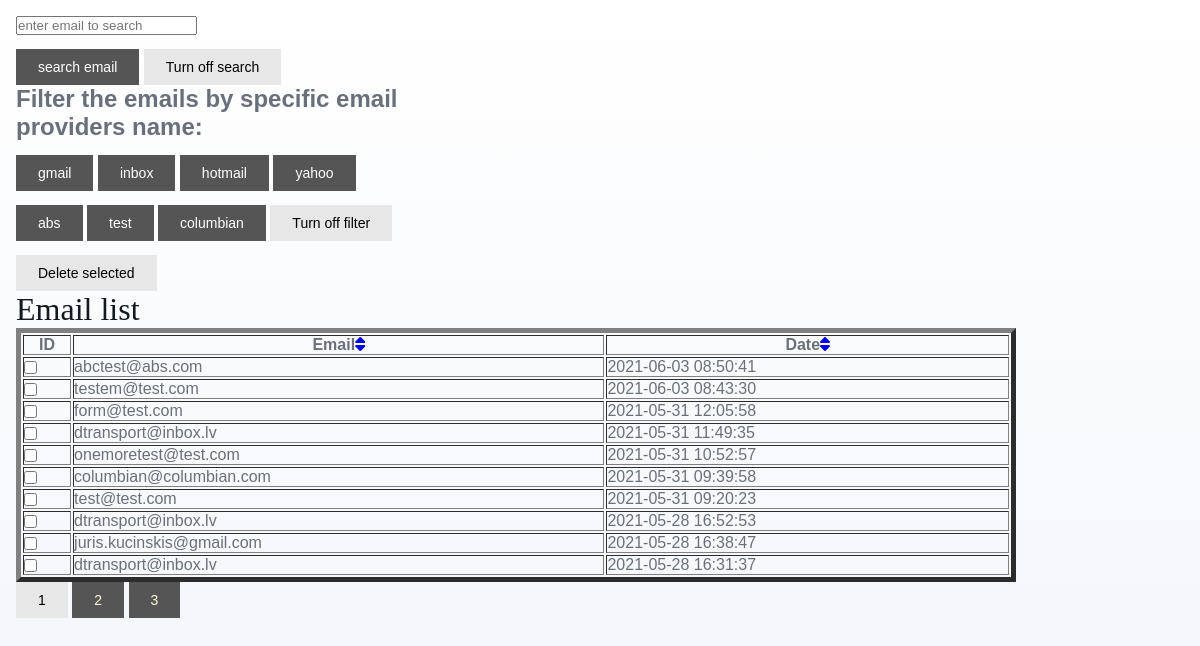
/showemails.php, run on the app's committed database.
### tables this page shows
CREATE TABLE IF NOT EXISTS `emails` (
  `id` int(255) NOT NULL AUTO_INCREMENT,
  `email` varchar(255) NOT NULL,
  `date` timestamp NOT NULL DEFAULT CURRENT_TIMESTAMP,
  PRIMARY KEY (`id`)
);

### actproc/varsetter.php (called while the page is built)
<?php
if(isset($_GET['order'])){
    $order =$_GET['order'];
}else {
    $order = 'date';
}
if(isset($_GET['sort'])){
    $sort = $_GET['sort'];
}else{
    $sort='ASC';
}
if(isset($_GET['filter'])){
    $click = $_GET['filter'];
}else {
    $click = '';
}
if(isset($_GET['srch'])){
    $idp = $_GET['srch'];
}else {
    $idp = '';
}
if (!isset($_GET['page'])) {
    $page = 1;
} else{
    $page = $_GET['page'];
}
if($page==1){
    $startpnt=0;
}else{
    $startpnt=($page*10)-9;
}
$sort == 'DESC' ? $sort = 'ASC' : $sort = 'DESC';

### classes/db.php (called while the page is built)
<?php
class Db {
    private $host = "localhost";
    private $user = "root";
    private $pwd = "";
    private $dbName = "email_form";
    protected function connect() {
        $dsn = 'mysql:host=' . $this->host . ";dbname=" . $this->dbName;
        $pdo = new PDO($dsn, $this->user, $this->pwd);
        $pdo->setAttribute(PDO::ATTR_DEFAULT_FETCH_MODE, PDO::FETCH_ASSOC);
        return $pdo;
    }
}
?>

### classes/emails.php (called while the page is built, shortened)
<?php
require("db.php");
class Emails extends Db {
    protected function sortEmails($dname, $srch, $order, $sort, $start){
        $perpage =10;
        $sql = "SELECT * FROM emails WHERE (email LIKE '%$dname%') AND (email LIKE '%$srch%') ORDER BY $order $sort LIMIT $start, $perpage";
        $stmt = $this->connect()->prepare($sql);
        $stmt->execute();
        $results = $stmt->fetchAll();
        return $results;
    }
    protected function getEmailcount($dname, $srch){
        $sql = "SELECT * FROM emails WHERE (email LIKE '%$dname%') AND (email LIKE '%$srch%')";
        $stmt = $this->connect()->prepare($sql);
        $stmt->execute();
        $email_count = $stmt->rowCount();
        return $email_count;
    }
    protected function filterEmails(){
        $sql = "SELECT email FROM emails";
        $stmt = $this->connect()->prepare($sql);
        $stmt->execute();
        $results = $stmt->fetchAll();
        return $results;
    }
}
?>

### classes/emailView.php (called while the page is built, shortened)
<?php
require("emails.php");
class EmailsView extends Emails {
    public function emailCount($dname, $search){
    $totalresults = $this->getEmailcount($dname, $search);
    return $totalresults;
    }
    public function showSortedEmails($dname, $srch, $order, $sort, $start){
    $results = $this->sortEmails($dname, $srch, $order, $sort, $start);
    return $results;
    }
    public function showFilteredEmails(){
    $results = $this->filterEmails();
    function get_string_between($string, $start, $end){
        $string = ' ' . $string;
        $ini = strpos($string, $start);
        $ini += strlen($start);
        $len = strpos($string, $end, $ini) - $ini;
        return substr($string, $ini, $len);
    }
    foreach ($results as $res){
        $parsed = get_string_between(implode($res), '@', '.');
        $fltr[] = $parsed;
    }
    return array_unique($fltr);
    }
}

### showemails.php (the view, shortened to what this page needs)
<?php
require("classes/emailView.php");
require("actproc/varsetter.php");
$test = new EmailsView($click, $idp, $order, $sort, $startpnt);
$emailcount=$test->emailCount($click, $idp);
$received=$test->showSortedEmails($click, $idp, $order, $sort, $startpnt);
$filtered =$test->showFilteredEmails();
?>
<html lang="en">
<head>
    <link rel="stylesheet" href="./sass/styles.css?v=<?php echo time(); ?>">
</head>
<body>
<div class="main-container">
<form id="searchform" action='' method="POST">
    <input id="searchInp" type="text" name="searchInp" placeholder="enter email to search"/> </br>
    <input class="fltr-btn" type="submit" name="search" value="search email">
    <a class="fltr-btn-off" href='?filter=<?= $click ?>&&order=date&&srch=&&sort=<?= $sort ?>'>Turn off search</a>
</form>
<div class="filter-container">
    <h2>Filter the emails by specific email providers name:</h2>
<?php foreach($filtered as $fltr) : ?>
    <a class="fltr-btn" href='?filter=<?= $fltr ?>&&order=date&&srch=<?=  $idp ?>&&sort=<?= $sort ?>'><?= $fltr ?></a>
<?php endforeach ?>
    <a class="fltr-btn-off" href='?filter=&&order=date&&srch=<?=  $idp ?>&&sort=<?= $sort ?>'>Turn off filter</a>
</div>
<form method="POST" action="./actproc/delete.php">
    <button class="fltr-btn-off" type="submit" name="mass_delete" id="mass-delete">Delete selected</button>
    <div class="email-container">
        <table width="1000" border="5" align="center">
            <h1>Email list</h1>
            <tr>
                <th>ID</th>
                <th>Email<a href='?filter=<?= $click ?>&&order=email&&srch=<?=  $idp  ?>&&sort=<?= $sort ?>'><i class="fas fa-sort"></i></a></th>
                <th>Date<a href='?filter=<?= $click ?>&&order=date&&srch=<?=  $idp  ?>&&sort=<?= $sort ?>'><i class="fas fa-sort"></i></a></th>
            </tr>
            <?php foreach ($received as $result) : ?>
            <tr>
                <td><input type="checkbox" class="item1" name="deleteid[]" id="deleteid" value="<?= $result['id'] ?>"></td>
                <td><?= $result['email'] ?></td>
                <td><?= $result['date'] ?></td>
            </tr>
            <?php endforeach ?>
        </table>
    </div>
</form>
            <?php for($p=1; $p<=(intdiv($emailcount, 10)+1); $p++){?>
                <li class="pag-btn <?= $page == $p ? 'active' : ''; ?>"><a href="<?= '?page='.$p; ?>&&filter=<?= $click ?>&&order=email&&srch=<?=  $idp  ?>&&sort=<?= $sort ?>"><?= $p; ?></a></li>
            <?php }?>
</div>
</body>
</html>

### sass/styles.css (style rules this page uses)
* { -webkit-box-sizing: border-box; box-sizing: border-box; padding: 0; margin: 0; }
body { font-family: Arial, Helvetica, sans-serif; color: #6A707B; min-height: 720px; min-width: 375px; background: -webkit-gradient(linear, left top, left bottom, from(#FFFFFF), to(#F2F5FA)); background: linear-gradient(180deg, #FFFFFF 0%, #F2F5FA 100%); }
h1 { color: #131821; font-family: Georgia, 'Times New Roman', Times, serif; font-size: 24px; }
.main-container { margin: 1em; }
.fltr-btn { background-color: #555555; border: none; color: white; padding: 10px 22px; text-align: center; text-decoration: none; display: inline-block; font-size: 14px; margin-top: 1em; }
.fltr-btn-off { background-color: #e7e7e7; border: none; color: black; padding: 10px 22px; text-align: center; text-decoration: none; display: inline-block; font-size: 14px; margin-top: 1em; }
.pag-btn { background-color: #555555; border: none; color: white; padding: 10px 22px; text-align: center; text-decoration: none; display: inline-block; font-size: 14px; }
.pag-btn.active { background-color: #e7e7e7; border: none; color: black; padding: 10px 22px; text-align: center; text-decoration: none; display: inline-block; font-size: 14px; }
.pag-btn a { color: cornsilk; text-decoration: none; }
.pag-btn.active a { color: black; text-decoration: none; }
@media (min-width: 800px) { body { max-height: 1080px; max-width: 1920px; display: -ms-grid; display: grid; -ms-grid-columns: 35.42%; grid-template-columns: 35.42%; -ms-grid-rows: 15% 85%; grid-template-rows: 15% 85%; grid-template-areas: "header sidebar" "main sidebar"; } }
@media (min-width: 800px) { h1 { font-size: 32px; font-weight: 400; } }

### data on the page
emails: email "abctest@abs.com", date "2021-06-03 08:50:41"
emails: email "testem@test.com", date "2021-06-03 08:43:30"
emails: email "form@test.com", date "2021-05-31 12:05:58"
emails: email "dtransport@inbox.lv", date "2021-05-31 11:49:35"
emails: email "onemoretest@test.com", date "2021-05-31 10:52:57"
emails: email "columbian@columbian.com", date "2021-05-31 09:39:58"
emails: email "test@test.com", date "2021-05-31 09:20:23"
emails: email "dtransport@inbox.lv", date "2021-05-28 16:52:53"
emails: email "juris.kucinskis@gmail.com", date "2021-05-28 16:38:47"
emails: email "dtransport@inbox.lv", date "2021-05-28 16:31:37"

### other printed values
$fltr "gmail"
$fltr "inbox"
$fltr "hotmail"
$fltr "yahoo"
$fltr "abs"
$fltr "test"
$fltr "columbian"
